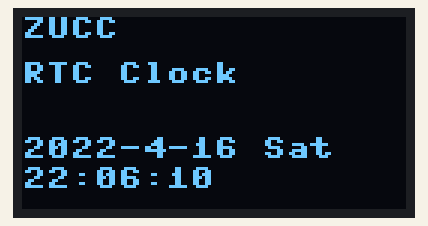
This program was run on a simulated ESP32 board running MicroPython. Shown: 128×64 one-colour display. The clock reads 2024-03-15 10:24:30 at power-on unless the program sets it; library files of the repository ran but are not shown: ssd1306.py.

Above: at 0.4 s.
At 18.1 s:
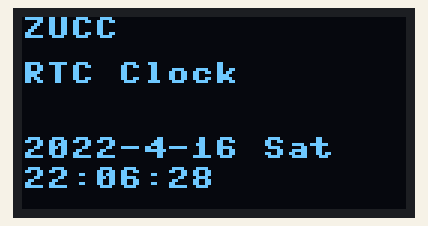
At 21.1 s:
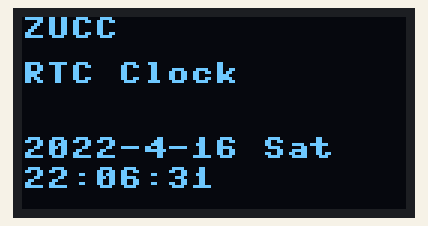
At 24.1 s:
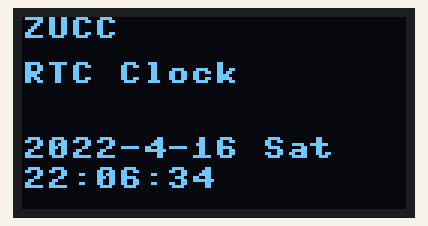
At 27.1 s:
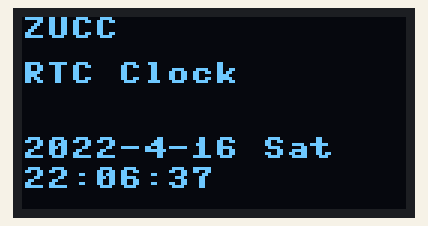
At 36.1 s:
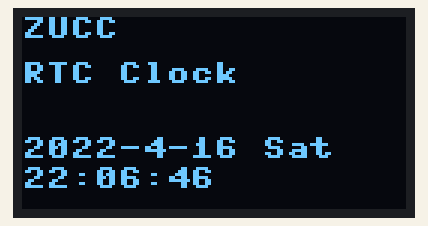

Measured:
- what the display in image 0 shows lasts 0.9 s, from 0.4 s to 1.3 s
- what the display in image 2 shows lasts 1.2 s, from 21.1 s to 22.3 s

The program:

main_example.py
```python
# rtc 电子时钟例子
from machine import Pin, I2C, RTC, Timer
from ssd1306 import SSD1306_I2C


# 定义星期和时间（时分秒）显示字符列表
week = ['Mon', 'Tues', 'Wed', 'Thur', 'Fri', 'Sat', 'Sun']
time_list = ['', '', '']
i2c = I2C(sda=Pin(21), scl=Pin(22)) #I2C 初始化
oled = SSD1306_I2C(128, 64, i2c, addr=0x3c)
rtc = RTC()
if rtc.datetime()[0] != 2020:
    # 年 月 日 星期(0-6) 时 分 秒 微妙
    rtc.datetime((2022, 4, 16, 0, 22, 6, 10, 0))


def RTC_Run(tim):
    datetime = rtc.datetime() # 获取当前时间
    oled.fill(0) # 清屏显示黑色背景
    oled.text('ZUCC', 0, 0) # 首行显示 zucc
    oled.text('RTC Clock', 0, 15) # 次行显示实验名称
    # 显示日期
    datastr = '{:s}-{:s}-{:s} {:s}'.format(str(datetime[0]), str(datetime[1]),
        str(datetime[2]), str(week[datetime[3]]))
    oled.text(datastr, 0, 40)
    timestr = '{:02d}:{:02d}:{:02d}'.format(datetime[4], datetime[5],datetime[6])
    oled.text(timestr, 0, 50)
    oled.show()

tim = Timer(-1)
tim.init(period=300, mode=Timer.PERIODIC, callback=RTC_Run) #周期 300ms
```
